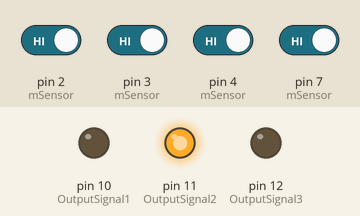
Recording of a sketch running on a simulated Arduino Uno, built with avr-gcc and run on an emulated ATmega328P. Parts: output pins drawn as LEDs (lit = HIGH). The test bench sets the inputs (shaded band); at power-on: pin 2 (mSensor), pin 3 (mSensor), pin 4 (mSensor), pin 7 (mSensor) HIGH. What the sketch prints to the serial monitor is not drawn.

Above: at 1.2 s.
1.3 s: pin 2 (mSensor) driven LOW and pin 3 (mSensor) driven LOW and pin 4 (mSensor) driven LOW and pin 7 (mSensor) driven LOW
At 2.5 s:
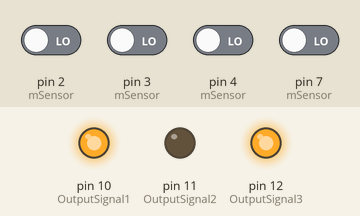
Timing chart, 0 to 4.3 s (numbered marks = the images above; inputs shaded):
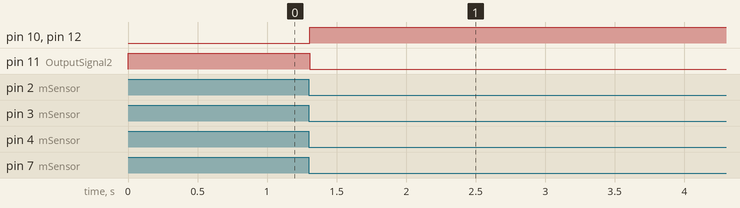

The sketch:

metalSensor.ino
```cpp
/*
   This is the main logic used for magnetic detection
   The number of how many sensors can be defined easily
   Similarly, metal detection can also be used using this.
*/
#define mSensor1 2
#define mSensor2 3
#define mSensor3 4
#define mSensor4 7


#define OutputSignal1  10  //External Control Pin (current using LED)
#define OutputSignal2 11
#define Reset  A1   //External Reset (highest level)
#define OutputSignal3  12    //To indicate current state of this model, High: Working; LOW: Idel
#define switches1 8
#define switches2 9


int mSensor[] = {mSensor1, mSensor2, mSensor3, mSensor4};
int switches[] = {switches1, switches2};

int modeNumebr = 0;
int mRegister[4];

void setup() {
  Serial.begin(9600);
  for (int thisSignal = 0; thisSignal < 4; thisSignal++) {
    pinMode(mSensor[thisSignal], INPUT_PULLUP);
  }
  for (int thisswitch = 0; thisswitch < 2; thisswitch++) {
    pinMode(switches[thisswitch], INPUT_PULLUP);
  }
  pinMode(OutputSignal1, OUTPUT);
  pinMode(OutputSignal2,OUTPUT);
  pinMode(Reset, INPUT);
  pinMode(OutputSignal3, OUTPUT);
  digitalWrite(OutputSignal2,HIGH);
}


void multiple(int number) {

  for (int n = 0; n < number; n++) {
    if (digitalRead(mSensor[n]) == LOW) mRegister[n] = 1;
  }
  if (check_inputCondition(number, mRegister)) {
    digitalWrite(OutputSignal1, HIGH);
    digitalWrite(OutputSignal2,LOW);
    digitalWrite(OutputSignal3, HIGH);
    delay(10000);
    for (int n = 0; n < number; n++) {
      mRegister[n] = 0;
    }

  } else {
    digitalWrite(OutputSignal1, LOW);
    digitalWrite(OutputSignal2,HIGH);
    digitalWrite(OutputSignal3, LOW);
  }
}

  boolean check_inputCondition(int number, int *arr) {
    for (int n = 0; n < number; n++) {
      if (arr[n] != 1) {
        return false;
      }
    }
    return true;
  }

  void loop() {

    for (int n = 0; n < 4; n++) {
      Serial.print(digitalRead(mSensor[n]));
    }

    for (int n = 0; n < 4; n++) {
      Serial.print(mRegister[n]);
    }
    Serial.println();

    /*if (digitalRead(switches[1]) == LOW) {
      Serial.println("This is mode 1");
      modeNumebr = 2;
    }
    else   if (digitalRead(switches[0]) == LOW) {
      Serial.println("This is mode 3");
      modeNumebr = 4;
    }
    else {
      Serial.println("This is mode 2");
      modeNumebr = 3;

    }*/

    multiple(4);
  }
```

Measured:
- after the input at 1.3 s, pin 10 (OutputSignal1), pin 12 (OutputSignal3): LOW → HIGH at once; pin 11 (OutputSignal2): HIGH → LOW at once
